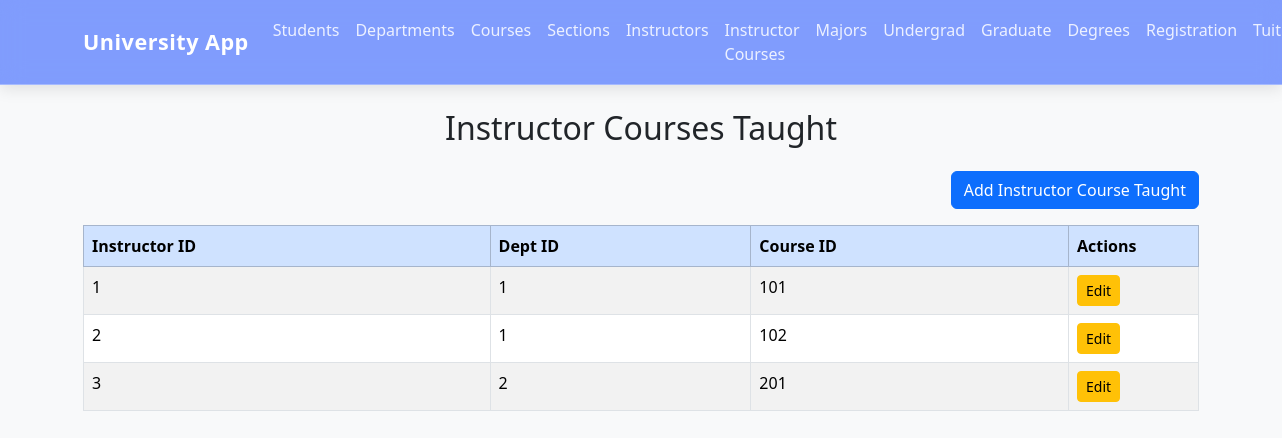
The app's page /ict with its own data.
### tables this page shows
CREATE TABLE Instructor_Courses_Taught (
    Instructor_ID INTEGER,
    Dept_ID INTEGER,
    Course_ID INTEGER,
    PRIMARY KEY (Instructor_ID, Dept_ID, Course_ID),
    FOREIGN KEY (Instructor_ID) REFERENCES Instructor(Instructor_ID),
    FOREIGN KEY (Dept_ID, Course_ID) REFERENCES Course(Dept_ID, Course_ID)
);

### app.py (the view)
@app.route("/ict")
def ict():
    conn = get_db_connection()
    rows = conn.execute("SELECT * FROM Instructor_Courses_Taught").fetchall()
    conn.close()
    return render_template(
        "ict.html",
        title="Instructor Courses Taught",
        ict=rows
    )

### app.py (called while the page is built)
def get_db_connection():
    conn = sqlite3.connect("university.db")
    conn.row_factory = sqlite3.Row
    return conn

### templates/ict.html
{% extends "base.html" %}
{% block content %}
<h2 class="mb-4 text-center">Instructor Courses Taught</h2>
<div class="mb-3 text-end">
    <a href="/add-ict" class="btn btn-primary">Add Instructor Course Taught</a>
</div>
<table class="table table-striped table-bordered">
    <thead class="table-primary">
        <tr>
            <th>Instructor ID</th>
            <th>Dept ID</th>
            <th>Course ID</th>
            <th style="width:130px;">Actions</th>
        </tr>
    </thead>
    <tbody>
        {% for r in ict %}
        <tr>
            <td>{{ r.Instructor_ID }}</td>
            <td>{{ r.Dept_ID }}</td>
            <td>{{ r.Course_ID }}</td>
            <td>
                <a href="/update-ict/{{ r.Instructor_ID }}/{{ r.Dept_ID }}/{{ r.Course_ID }}"
                   class="btn btn-sm btn-warning">Edit</a>
            </td>
        </tr>
        {% endfor %}
    </tbody>
</table>
{% endblock %}

### records on screen
Instructor_Courses_Taught: Instructor_ID "1", Dept_ID "1", Course_ID "101"
Instructor_Courses_Taught: Instructor_ID "2", Dept_ID "1", Course_ID "102"
Instructor_Courses_Taught: Instructor_ID "3", Dept_ID "2", Course_ID "201"
